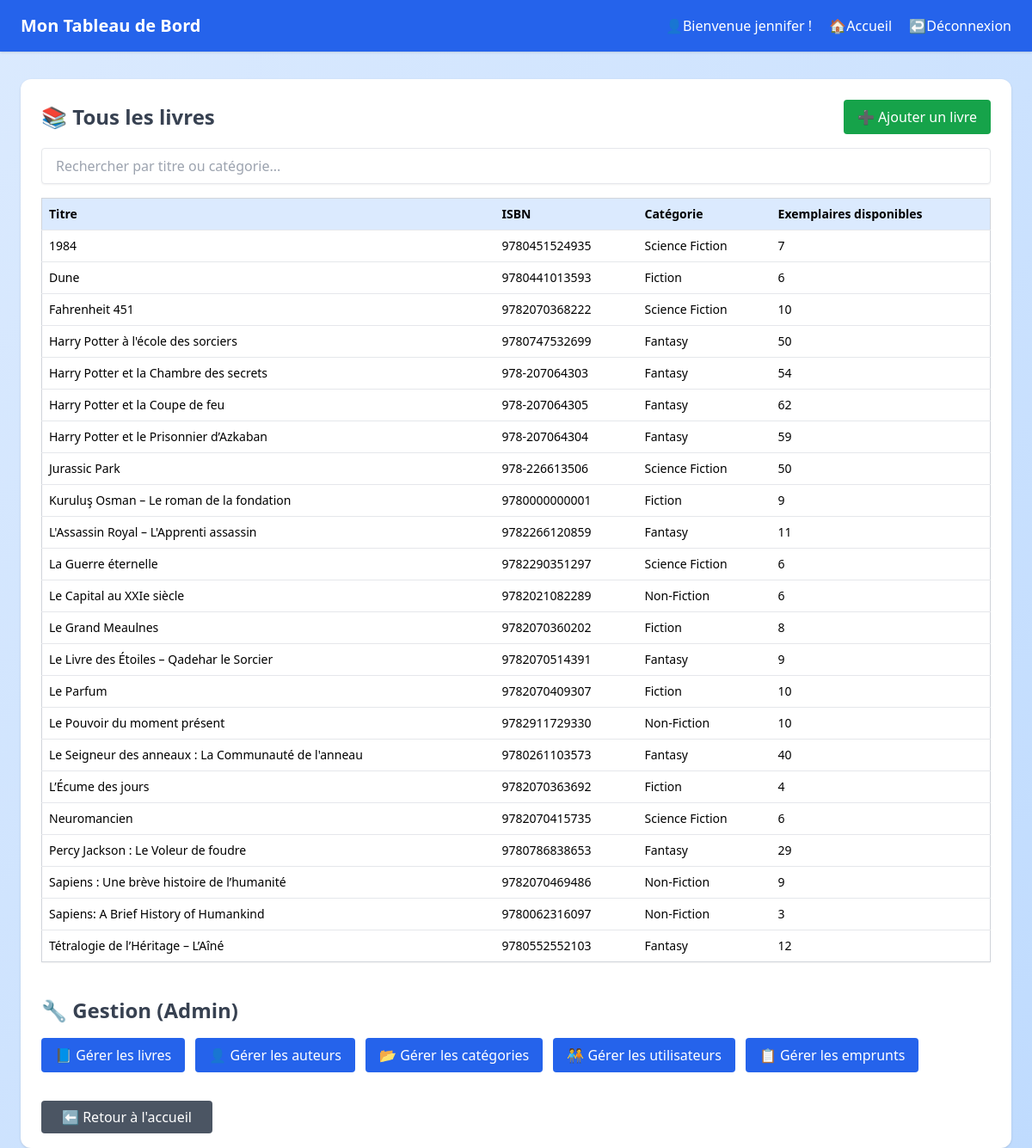
/dashboard.php (signed in), run on the app's committed database.
### tables this page shows
CREATE TABLE IF NOT EXISTS `livres` (
  `id` int NOT NULL AUTO_INCREMENT,
  `titre` varchar(255) NOT NULL,
  `isbn` varchar(13) NOT NULL,
  `annee_publication` year NOT NULL,
  `resume` text,
  `nombre_exemplaires_total` int NOT NULL,
  `nombre_exemplaires_disponibles` int NOT NULL,
  `auteur_id` int DEFAULT NULL,
  `categorie_id` int DEFAULT NULL,
  `utilisateur_id` int DEFAULT NULL,
  `nombre_exemplaires` int NOT NULL DEFAULT '0',
  `description` text,
  PRIMARY KEY (`id`),
  UNIQUE KEY `isbn` (`isbn`),
  KEY `fk_auteur` (`auteur_id`),
  KEY `fk_categorie` (`categorie_id`),
  KEY `fk_utilisateur` (`utilisateur_id`)
);

CREATE TABLE IF NOT EXISTS `categories` (
  `id` int NOT NULL AUTO_INCREMENT,
  `nom_categorie` varchar(100) DEFAULT NULL,
  PRIMARY KEY (`id`),
  UNIQUE KEY `nom_categorie` (`nom_categorie`)
);

### dashboard.php (the view, shortened to what this page needs)
<?php
require_once 'includes/config.php';
$user_role = $_SESSION['role'];
try {
    $livres = [];
    if ($user_role === 'admin') {
        $stmt_livres = $pdo->query("
            SELECT l.titre, l.isbn, l.nombre_exemplaires_disponibles, c.nom_categorie
            FROM livres l
            LEFT JOIN categories c ON l.categorie_id = c.id
            ORDER BY l.titre
        ");
        $livres = $stmt_livres->fetchAll();
    }
} catch (PDOException $e) {
    die("Erreur : " . $e->getMessage());
}
?>
<!DOCTYPE html>
<html lang="fr">
<head>
    <script src="https://cdn.tailwindcss.com"></script>
</head>
<body class="bg-gradient-to-br from-blue-100 to-blue-200 min-h-screen">
<header class="bg-blue-600 text-white px-6 py-4 flex justify-between items-center shadow">
    <h1 class="text-xl font-semibold">Mon Tableau de Bord</h1>
    <nav class="space-x-4">
        <span class="font-medium">👤Bienvenue <?= htmlspecialchars($_SESSION['nom_complet'] ?? $_SESSION['nom_utilisateur']) ?> !</span>
        <a href="index.php" class="hover:underline font-medium">🏠Accueil</a>
        <a href="logout.php" class="hover:underline font-medium">↩️Déconnexion</a>
    </nav>
</header>
<main class="max-w-6xl mx-auto mt-8 p-6 bg-white rounded-xl shadow">
    <?php if ($user_role === 'admin'): ?>
        <div>
            <div class="flex justify-between items-center mb-4">
                <h2 class="text-2xl font-bold text-gray-700">📚 Tous les livres</h2>
                <a href="books/add.php" class="bg-green-600 text-white px-4 py-2 rounded hover:bg-green-700 transition">➕ Ajouter un livre</a>
            </div>
            <input type="text" id="searchAdmin" placeholder="Rechercher par titre ou catégorie..." class="mb-4 w-full px-4 py-2 border rounded shadow-sm focus:outline-none focus:ring-2 focus:ring-blue-400">
            <?php if (empty($livres)): ?>
                <p class="text-gray-600">Aucun livre enregistré.</p>
            <?php else: ?>
                <table id="adminTable" class="w-full text-left border border-gray-300 text-sm shadow-sm">
                    <thead class="bg-blue-100">
                        <tr>
                            <th class="p-2">Titre</th>
                            <th class="p-2">ISBN</th>
                            <th class="p-2">Catégorie</th>
                            <th class="p-2">Exemplaires disponibles</th>
                        </tr>
                    </thead>
                    <tbody>
                        <?php foreach ($livres as $livre): ?>
                            <tr class="border-t">
                                <td class="p-2"><?= htmlspecialchars($livre['titre']) ?></td>
                                <td class="p-2"><?= htmlspecialchars($livre['isbn']) ?></td>
                                <td class="p-2"><?= htmlspecialchars($livre['nom_categorie'] ?? 'NULL') ?></td>
                                <td class="p-2"><?= $livre['nombre_exemplaires_disponibles'] ?></td>
                            </tr>
                        <?php endforeach; ?>
                    </tbody>
                </table>
            <?php endif; ?>
        </div>
        <div class="mt-10">
            <h2 class="text-2xl font-bold text-gray-700 mb-4">🔧 Gestion (Admin)</h2>
            <div class="flex flex-wrap gap-3">
                <a href="gerer_livres.php" class="bg-blue-600 text-white px-4 py-2 rounded hover:bg-blue-700">📘 Gérer les livres</a>
                <a href="gerer_auteurs.php" class="bg-blue-600 text-white px-4 py-2 rounded hover:bg-blue-700">👤 Gérer les auteurs</a>
                <a href="gerer_categories.php" class="bg-blue-600 text-white px-4 py-2 rounded hover:bg-blue-700">📂 Gérer les catégories</a>
                <a href="gerer_utilisateurs.php" class="bg-blue-600 text-white px-4 py-2 rounded hover:bg-blue-700">🧑‍🤝‍🧑 Gérer les utilisateurs</a>
                <a href="borrows/manage.php" class="bg-blue-600 text-white px-4 py-2 rounded hover:bg-blue-700">📋 Gérer les emprunts</a>
            </div>
        </div>
    <?php endif; ?>
    <div class="mt-10">
        <a href="index.php" class="bg-gray-600 text-white px-6 py-2 rounded hover:bg-gray-700 transition">⬅️ Retour à l'accueil</a>
    </div>
</main>
</body>
</html>

### data on the page
livres: titre "1984", isbn "9780451524935", categorie.nom_categorie "Science Fiction", nombre_exemplaires_disponibles "7"
livres: titre "Dune", isbn "9780441013593", categorie.nom_categorie "Fiction", nombre_exemplaires_disponibles "6"
livres: titre "Fahrenheit 451", isbn "9782070368222", categorie.nom_categorie "Science Fiction", nombre_exemplaires_disponibles "10"
livres: titre "Harry Potter à l'école des sorciers", isbn "9780747532699", categorie.nom_categorie "Fantasy", nombre_exemplaires_disponibles "50"
livres: titre "Harry Potter et la Chambre des secrets", isbn "978-207064303", categorie.nom_categorie "Fantasy", nombre_exemplaires_disponibles "54"
livres: titre "Harry Potter et la Coupe de feu", isbn "978-207064305", categorie.nom_categorie "Fantasy", nombre_exemplaires_disponibles "62"
livres: titre "Harry Potter et le Prisonnier d’Azkaban", isbn "978-207064304", categorie.nom_categorie "Fantasy", nombre_exemplaires_disponibles "59"
livres: titre "Jurassic Park", isbn "978-226613506", categorie.nom_categorie "Science Fiction", nombre_exemplaires_disponibles "50"
livres: titre "Kuruluş Osman – Le roman de la fondation", isbn "9780000000001", categorie.nom_categorie "Fiction", nombre_exemplaires_disponibles "9"
livres: titre "L'Assassin Royal – L'Apprenti assassin", isbn "9782266120859", categorie.nom_categorie "Fantasy", nombre_exemplaires_disponibles "11"
livres: titre "La Guerre éternelle", isbn "9782290351297", categorie.nom_categorie "Science Fiction", nombre_exemplaires_disponibles "6"
livres: titre "Le Capital au XXIe siècle", isbn "9782021082289", categorie.nom_categorie "Non-Fiction", nombre_exemplaires_disponibles "6"
livres: titre "Le Grand Meaulnes", isbn "9782070360202", categorie.nom_categorie "Fiction", nombre_exemplaires_disponibles "8"
livres: titre "Le Livre des Étoiles – Qadehar le Sorcier", isbn "9782070514391", categorie.nom_categorie "Fantasy", nombre_exemplaires_disponibles "9"
livres: titre "Le Parfum", isbn "9782070409307", categorie.nom_categorie "Fiction", nombre_exemplaires_disponibles "10"
livres: titre "Le Pouvoir du moment présent", isbn "9782911729330", categorie.nom_categorie "Non-Fiction", nombre_exemplaires_disponibles "10"
livres: titre "Le Seigneur des anneaux : La Communauté de l'anneau", isbn "9780261103573", categorie.nom_categorie "Fantasy", nombre_exemplaires_disponibles "40"
livres: titre "L’Écume des jours", isbn "9782070363692", categorie.nom_categorie "Fiction", nombre_exemplaires_disponibles "4"
livres: titre "Neuromancien", isbn "9782070415735", categorie.nom_categorie "Science Fiction", nombre_exemplaires_disponibles "6"
livres: titre "Percy Jackson : Le Voleur de foudre", isbn "9780786838653", categorie.nom_categorie "Fantasy", nombre_exemplaires_disponibles "29"
livres: titre "Sapiens : Une brève histoire de l’humanité", isbn "9782070469486", categorie.nom_categorie "Non-Fiction", nombre_exemplaires_disponibles "9"
livres: titre "Sapiens: A Brief History of Humankind", isbn "9780062316097", categorie.nom_categorie "Non-Fiction", nombre_exemplaires_disponibles "3"
livres: titre "Tétralogie de l’Héritage – L’Aîné", isbn "9780552552103", categorie.nom_categorie "Fantasy", nombre_exemplaires_disponibles "12"

### other printed values
$_SESSION['nom_complet'] "jennifer"
